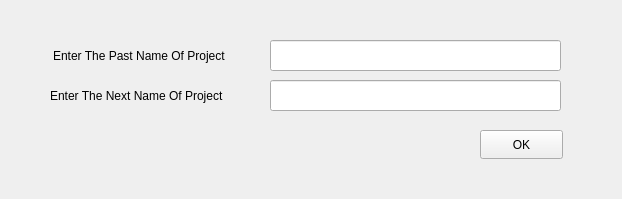
<?xml version="1.0" encoding="UTF-8"?>
<ui version="4.0">
 <class>editProject</class>
 <widget class="QWidget" name="editProject">
  <property name="geometry">
   <rect>
    <x>0</x>
    <y>0</y>
    <width>622</width>
    <height>199</height>
   </rect>
  </property>
  <property name="windowTitle">
   <string>Form</string>
  </property>
  <widget class="QLabel" name="label">
   <property name="geometry">
    <rect>
     <x>53</x>
     <y>30</y>
     <width>281</width>
     <height>51</height>
    </rect>
   </property>
   <property name="styleSheet">
    <string notr="true">color: rgb(0, 0, 0);
font: 700 9pt &quot;Segoe UI&quot;;</string>
   </property>
   <property name="text">
    <string>Enter The Past Name Of Project</string>
   </property>
  </widget>
  <widget class="QPushButton" name="pushButton_ok">
   <property name="geometry">
    <rect>
     <x>480</x>
     <y>130</y>
     <width>83</width>
     <height>29</height>
    </rect>
   </property>
   <property name="cursor">
    <cursorShape>OpenHandCursor</cursorShape>
   </property>
   <property name="text">
    <string>OK</string>
   </property>
  </widget>
  <widget class="QLineEdit" name="lineEdit_nameorg">
   <property name="geometry">
    <rect>
     <x>270</x>
     <y>40</y>
     <width>291</width>
     <height>31</height>
    </rect>
   </property>
  </widget>
  <widget class="QLineEdit" name="lineEdit_nameorg_2">
   <property name="geometry">
    <rect>
     <x>270</x>
     <y>80</y>
     <width>291</width>
     <height>31</height>
    </rect>
   </property>
  </widget>
  <widget class="QLabel" name="label_2">
   <property name="geometry">
    <rect>
     <x>50</x>
     <y>70</y>
     <width>281</width>
     <height>51</height>
    </rect>
   </property>
   <property name="styleSheet">
    <string notr="true">font: 700 9pt &quot;Segoe UI&quot;;</string>
   </property>
   <property name="text">
    <string>Enter The Next Name Of Project</string>
   </property>
  </widget>
 </widget>
 <resources/>
 <connections/>
</ui>
